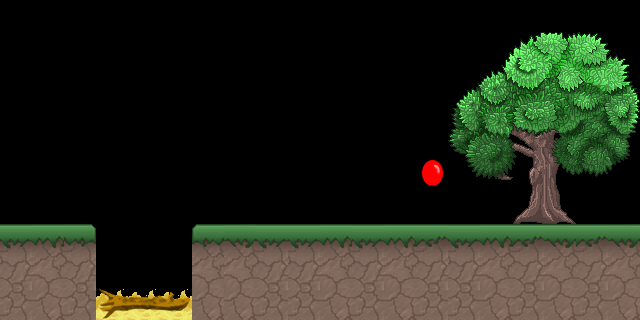

This game map was drawn from its Tiled (.tmx) file and the tilesets committed beside it. A one-line description and the trimmed map source follow:
An orthogonal 20x10 tile map with 32x32 px tiles, 4 tile layers (ground, fire, wood, balloon), 4 tilesets and 11 objects (3x Ground, 3x Fire, 2x Role, Item, Float, ...).

<map version="1.0" orientation="orthogonal" renderorder="right-down" width="20" height="10" tilewidth="32" tileheight="32" nextobjectid="56">
 <properties>
  <property name="Weather" value="Rainy" />
 </properties>
 <tileset firstgid="1" name="grass" tilewidth="32" tileheight="32" tilecount="320" columns="16">
  <image source="grass.png" width="512" height="640" />
 </tileset>
 <tileset firstgid="321" name="terrain_atlas" tilewidth="32" tileheight="32" tilecount="1024" columns="32">
  <image source="terrain_atlas.png" width="1024" height="1024" />
  <terraintypes>
   <terrain name="水" tile="-1" />
   <terrain name="树叶" tile="-1" />
  </terraintypes>
  <tile id="267">
   <properties>
    <property name="Collidable" type="bool" value="true" />
   </properties>
  </tile>
  <tile id="291" terrain="0,0,0,0" />
  <tile id="355" terrain="0,0,0," />
  <tile id="356" terrain="0,0,," />
  <tile id="357" terrain="0,0,,0" />
  <tile id="387" terrain="0,,0," />
  <tile id="389" terrain=",0,,0" />
  <tile id="419" terrain="0,,0,0" />
  <tile id="420" terrain=",,0,0" />
  <tile id="421" terrain=",0,0,0" />
  <tile id="437">
   <animation>
    <frame tileid="405" duration="300" />
    <frame tileid="437" duration="300" />
   </animation>
  </tile>
  <tile id="451" terrain="0,0,0,0" />
  <tile id="452" terrain="0,0,0,0" />
  <tile id="453" terrain="0,0,,0" />
  <tile id="461" terrain="1,1,1,1" />
  <tile id="493" terrain="1,1,1,1" />
  <tile id="588" terrain="1,1,1,1" />
  <tile id="620" terrain="1,1,1,1" />
 </tileset>
 <tileset firstgid="1345" name="balloon" tilewidth="32" tileheight="32" tilecount="2" columns="1">
  <image source="balloon.png" width="32" height="64" />
 </tileset>
 <tileset firstgid="1347" name="wood" tilewidth="32" tileheight="32" tilecount="3" columns="3">
  <image source="wood.png" width="96" height="32" />
 </tileset>
 <layer name="ground" width="20" height="10">
  <data>[200 cells, 87 non-empty, 54 distinct tile ids]</data>
 </layer>
 <layer name="fire" width="20" height="10">
  <data>[200 cells, 3 non-empty, 1 distinct tile ids]</data>
 </layer>
 <layer name="wood" width="20" height="10">
  <data>[200 cells, 3 non-empty, 3 distinct tile ids]</data>
 </layer>
 <layer name="balloon" width="20" height="10">
  <data>[200 cells, 2 non-empty, 2 distinct tile ids]</data>
 </layer>
 <objectgroup name="roles">
  <object id="39" name="girl" type="Role" x="11.3509" y="220.956" />
  <object id="40" name="doll" type="Role" x="28" y="220" />
 </objectgroup>
 <objectgroup name="interaction">
  <object id="38" name="balloon" type="Item" x="416" y="156.957" width="32" height="67.0868" />
  <object id="55" name="fly" type="Float" x="97" y="176" width="95" height="48" />
 </objectgroup>
 <objectgroup color="#000000" name="barriers">
  <object id="28" name="g_1" type="Ground" x="0" y="224" width="97" height="96">
   <properties>
    <property name="VecPoints" value="(0,0);(0,3);(3,3);(3,0)" />
   </properties>
  </object>
  <object id="29" name="g_2" type="Ground" x="193" y="224" width="447" height="96">
   <properties>
    <property name="VecPoints" value="(6,0);(6,3);(20,3);(20,0)" />
   </properties>
  </object>
  <object id="42" name="g_1" type="Ground" x="104.5" y="192" width="78" height="32">
   <properties>
    <property name="VecPoints" value="(3.5,3);(3.5,4);(5.5,4);(5.5,3)" />
   </properties>
  </object>
  <object id="46" name="f1" type="Fire" x="109" y="276" width="8" height="2" />
  <object id="47" name="f1" type="Fire" x="138" y="276" width="16" height="2" />
  <object id="48" name="f1" type="Fire" x="165" y="276" width="8" height="2" />
  <object id="52" name="l1" type="Leaves" x="137" y="178" width="14" height="2" />
 </objectgroup>
</map>
